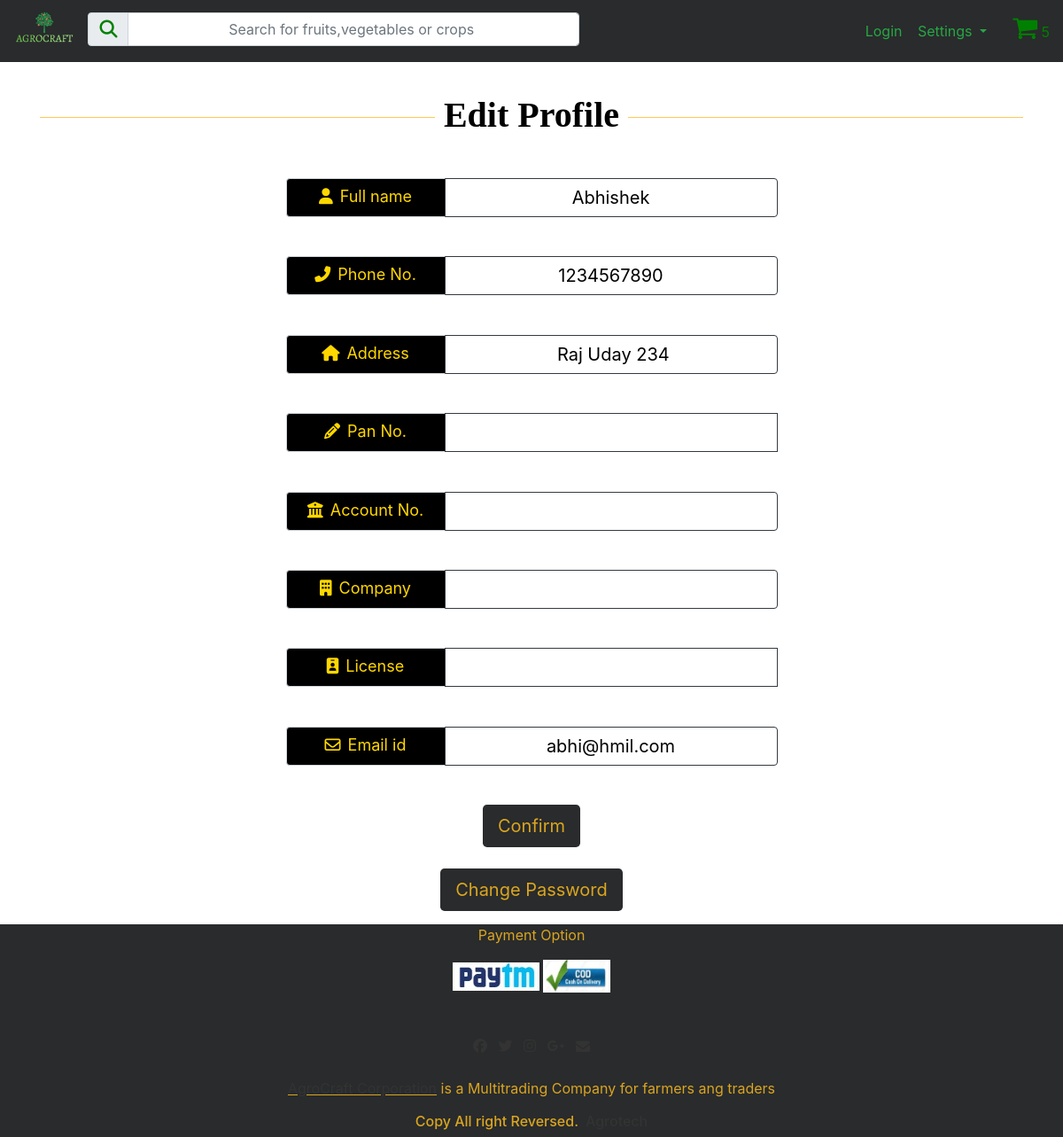
Screenshot of /agri/BuyerPortal2/editprofile.php (signed in) with the database file from the repository.
### tables this page shows
CREATE TABLE `buyerregistration` (
  `buyer_id` int(255) NOT NULL,
  `buyer_name` varchar(30) NOT NULL,
  `buyer_phone` bigint(10) NOT NULL,
  `buyer_addr` text NOT NULL,
  `buyer_comp` varchar(100) NOT NULL,
  `buyer_license` varchar(100) NOT NULL,
  `buyer_bank` int(16) NOT NULL,
  `buyer_pan` varchar(10) NOT NULL,
  `buyer_mail` varchar(20) NOT NULL,
  `buyer_username` varchar(20) NOT NULL,
  `buyer_password` varchar(20) NOT NULL
);

### agri/BuyerPortal2/editprofile.php (the view, shortened to what this page needs)
<?php
    include("../Functions/functions.php");
    include("../Includes/db.php");
    $sessphonenumber = $_SESSION['phonenumber'];
    $sql="select * from buyerregistration where buyer_phone = '$sessphonenumber'";
    $run_query = mysqli_query($con,$sql);
    while($row = mysqli_fetch_array($run_query))
    {
        $name = $row['buyer_name'];
        $phone = $row['buyer_phone'];
        $address = $row['buyer_addr'];
        $pan = $row['buyer_pan'];
        $bank = $row['buyer_bank'];
        $comp = $row['buyer_comp'];
        $license = $row['buyer_license'];
        $mail = $row['buyer_mail'];
    }
?>
<!DOCTYPE html>
<html lang="en">
<head>
    <link rel="stylesheet" href="https://maxcdn.bootstrapcdn.com/bootstrap/4.4.1/css/bootstrap.min.css">
    <link rel="stylesheet" href="https://cdnjs.cloudflare.com/ajax/libs/font-awesome/4.7.0/css/font-awesome.min.css">
</head>
<body>
    <nav class="navbar navbar-expand-xl ">
        <a class="float-left" href="#">
            <img src="agro.png" class="float-left mr-2 moblogo" alt="Logo" style="height:50px;">
        </a>
        <div class="collapse navbar-collapse" id="navbarSupportedContent">
            <div class="input-group mb-1 ml-2 searchbox">
                <div class="input-group-prepend">
                    <div class="input-group-text"><i class="fas fa-search" style="font-size:20px;color:green; "></i></div>
                </div>
                <input type="text" class="form-control " id="inlineFormInputGroup" placeholder="Search for fruits,vegetables or crops ">
            </div>
            <div class="text-success  logins ">Login</div>
        </div>
        <div class=" flex-row-reverse right ">
            <div class="p-2 cart">
                <div class="icon2">
                    <a href="CartPage.php"> <i class="fa" style="font-size:30px; color:green">&#61562;</i></a>
                    <span id="icon" style="color:green"> 5 </span>
                </div>
            </div>
            <div class="dropdown p-2 settings ">
                <button class="btn  dropdown-toggle text-success" type="button" id="dropdownMenuButton" data-toggle="dropdown" aria-haspopup="true" aria-expanded="false">
                    Settings
                </button>
            </div>
        </div>
    </nav>
    <div class="container">
    <div class="text-center">
        <br>
<br>
        <b>
            <h1 class="guard"><span><b>Edit  Profile</b></span>
            </h1>
        </b>
        <br>
    </div></div>
    <div class="container" >
        <div class="form">
            <div class="input-group mt-4 s">
                <div class="input-group-prepend ">
                    <span class="input-group-text text  " id="inputGroup-sizing-default" ><i class="fas fa-user mr-2"></i>Full name</span>
                </div>
                <input type="text"  class="form-control border border-dark" id="staticEmail" value="<?php echo $name?>">
            </div>
            <div class="input-group mt-4 s">
                <div class="input-group-prepend ">
                    <span class="input-group-text text  " id="inputGroup-sizing-default" ><i class="fas fa-phone-alt mr-2"></i>Phone No.</span>
                </div>
                <input type="phonenumber"  class="form-control border border-dark" id="staticEmail" value="<?php echo $phone?>">
            </div>
            <div class="input-group mt-4 s">
                <div class="input-group-prepend ">
                    <span class="input-group-text text  " id="inputGroup-sizing-default" ><i class="fas fa-home mr-2"></i>Address</span>
                </div>
                <input type="text"  class="form-control border border-dark" id="staticEmail" value="<?php echo $address?>">
            </div>
            <div class="input-group mt-4 s">
                <div class="input-group-prepend ">
                    <span class="input-group-text text  " id="inputGroup-sizing-default" ><i class="fas fa-pencil-alt mr-2"></i>Pan No.</span>
                </div>
                <input type="number" readonly class="form-control-plaintext border border-dark" id="staticEmail" value=" <?php echo $pan?> ">
            </div>
            <div class="input-group mt-4 s">
                <div class="input-group-prepend ">
                    <span class="input-group-text text  " id="inputGroup-sizing-default" ><i class="fas fa-university mr-2"></i>Account No.</span>
                </div>
                <input type="number"  class="form-control border border-dark" id="staticEmail" value=" <?php echo $bank?>">
            </div>
            <div class="input-group mt-4 s">
                <div class="input-group-prepend ">
                    <span class="input-group-text text  " id="inputGroup-sizing-default" ><i class="fas fa-building mr-2"></i>Company</span>
                </div>
                <input type="number"  class="form-control border border-dark" id="staticEmail" value="<?php echo $comp?>">
            </div>
            <div class="input-group mt-4 s">
                <div class="input-group-prepend ">
                    <span class="input-group-text text  " id="inputGroup-sizing-default" ><i class="fas fa-id-badge mr-2"></i>License</span>
                </div>
                <input type="number" readonly class="form-control-plaintext border border-dark" id="staticEmail" value=" <?php echo $license?>">
            </div>
            <div class="input-group mt-4 s">
                <div class="input-group-prepend ">
                    <span class="input-group-text text  " id="inputGroup-sizing-default" ><i class="far fa-envelope mr-2"></i>Email id </span>
                </div>
                <input type="email"  class="form-control border border-dark" id="staticEmail" value="<?php echo $mail?> ">
            </div>
        </div>
        <button type="button" class="btn text-center d-flex mx-auto btn-lg" style="background-color:#292b2c;color:goldenrod">Confirm</button>
        <br>
        <button type="button" class="btn text-center d-flex mx-auto btn-lg" style="background-color:#292b2c;color:goldenrod">Change Password</button>
    </div>
    <section id="footer" class="myfooter">
        <div class="container">
            <div class="row text-center text-xs-center text-sm-left text-md-left">
                <div class="col aligncenter">
                    <p>Payment Option</p>
                    <img src="../Images/Website/paytm1.jpg" alt="paytm">
                    <img src="../Images/Website/cod.jpg" alt="paytm" style="height:37px">
                </div>
            </div>
            <div class="row">
                <div class="col-xs-12 col-sm-12 col-md-12 mt-2 mt-sm-5">
                    <ul class="list-unstyled list-inline social text-center">
                        <li class="list-inline-item"><a href="javascript:void();"><i class="fa fa-facebook"></i></a></li>
                        <li class="list-inline-item"><a href="javascript:void();"><i class="fa fa-twitter"></i></a></li>
                        <li class="list-inline-item"><a href="javascript:void();"><i class="fa fa-instagram"></i></a></li>
                        <li class="list-inline-item"><a href="javascript:void();"><i class="fa fa-google-plus"></i></a></li>
                        <li class="list-inline-item"><a href="javascript:void();" target="_blank"><i class="fa fa-envelope"></i></a></li>
                    </ul>
                </div>
            </div>
            <div class="row">
                <div class="col-xs-12 col-sm-12 col-md-12 mt-2 mt-sm-2 text-center">
                    <p><u><a href="https://www.agrocraft.com/">AgroCraft Corporation</a></u> is a Multitrading Company for farmers ang traders</p>
                    <p class="h6">Copy All right Reversed.<a class="text-green ml-2" href="https://www.google.com" target="_blank">Agrotech</a></p>
                </div>
            </div>
        </div>
</body>
</html>

### agri/BuyerPortal2/editprofile.php (style rules this page uses)
#staticEmail { text-align:center; border-style:solid; border-color:black; width:30%; font-size:20px; color:black; }
.text { background-color: black; color: gold; font-size:18px; }
input { text-align:center; background-color:#ff5500; width:50%; color:red; }
.myfooter { background-color: #292b2c; color: goldenrod; margin-top: 15px; }
.aligncenter { text-align: center; }
a { color: goldenrod; }
* { margin: 0; padding: 0; box-sizing: border-box; }
nav { background-color: #292b2c; }
.right { display: flex; }
.cart { margin-right: -9px; }
.searchbox { width: 60%; }
.logins { text-align: center; margin-right: -30%; margin-left: 35%; }
h2, h1 { color: black; }
.s { width: 50%; margin-left: 25%; margin-right: 25%; margin-top:0%; margin-bottom:4%; }
.guard { width: 100%; text-align: center; border-bottom: 1px solid #ffc857; line-height: 0.1em; margin: 10px 0 20px; font-family: serif; }
.guard span { background: white; padding: 0 10px; }
.text { min-width: 180px !important; display: inline-block !important }
a { text-decoration: none; color: #333; }

### rows the page displays
buyerregistration: buyer_name "Abhishek", buyer_phone "1234567890", buyer_addr "Raj Uday 234", buyer_mail "abhi@hmil.com"
